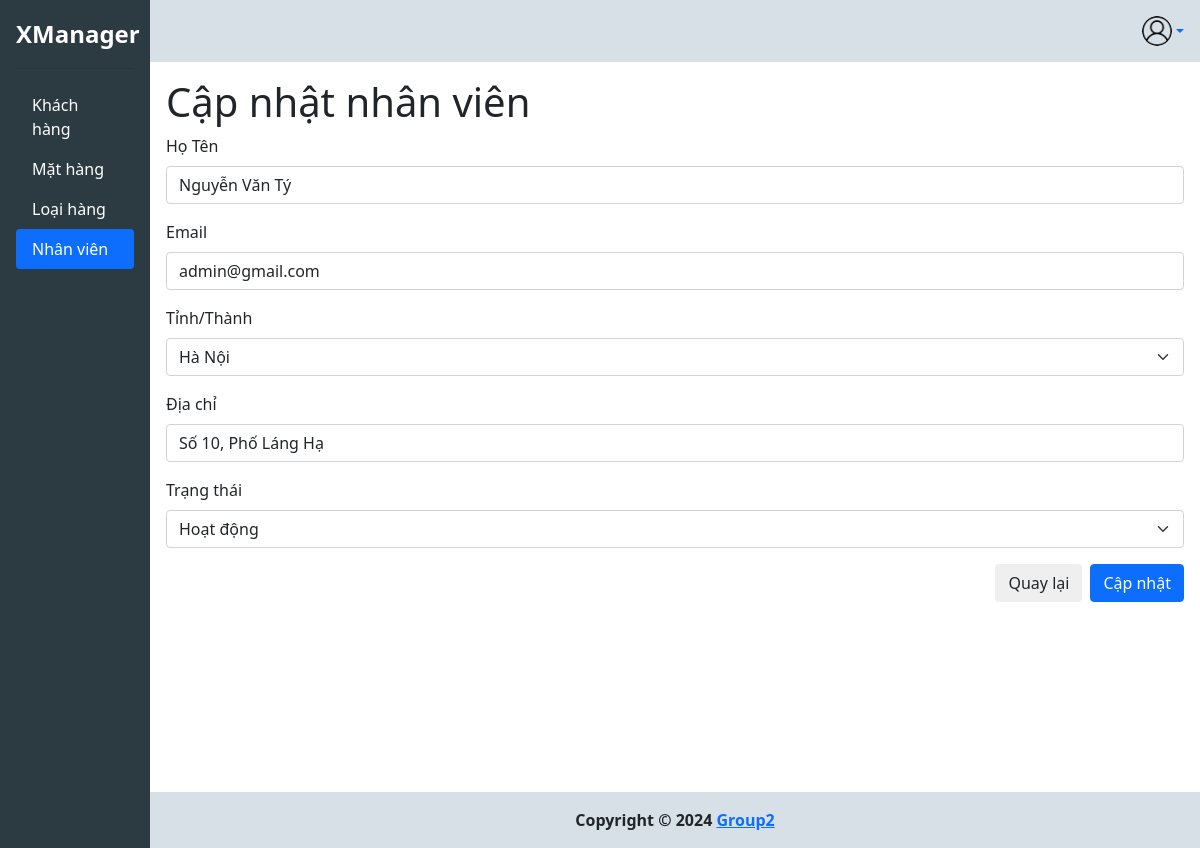
Page /employee/update/1 (signed in) on the committed database.
### tables this page shows
CREATE TABLE `employees` (
  `EmployeeID` int(11) NOT NULL,
  `EmployeeName` varchar(100) NOT NULL,
  `Email` varchar(150) NOT NULL,
  `Province` varchar(150) DEFAULT NULL,
  `Address` varchar(150) DEFAULT NULL,
  `Password` varchar(150) DEFAULT NULL,
  `Role` varchar(150) DEFAULT NULL,
  `IsWorking` tinyint(1) DEFAULT 0,
  `created_at` timestamp NOT NULL DEFAULT current_timestamp()
);

CREATE TABLE `provinces` (
  `ProvinceName` varchar(100) DEFAULT NULL
);

### src/Controller.php (called while the page is built, shortened)
<?php
class Controller {
    protected function render($view_name, $data = []) {
        extract($data);
        include __DIR__ . "\Views\\$view_name.php";
    }
}

### index.php (called while the page is built, shortened)
<?php
require __DIR__. '/src/routes.php';
$uri = $_SERVER['REQUEST_URI'];
$router->match($uri);

### src/Models/Employee.php (called while the page is built, shortened)
<?php
class Employee
{
    private $mysqli;
    public function __construct()
    {
        $host = DB_HOST;
        $username = DB_USER;
        $password = DB_PASSWORD;
        $database = DB_NAME;
        $this->mysqli = new \mysqli($host, $username, $password, $database);
    }
    public function getEmployeeById($userId)
    {
        $userId = $this->mysqli->real_escape_string($userId);
        $result = $this->mysqli->query("SELECT * FROM employees WHERE EmployeeID = $userId");
        return $result->fetch_assoc();
    }
}

### src/Models/User.php (called while the page is built, shortened)
<?php
class User
{
    private $mysqli;
    public function __construct()
    {
        $host = DB_HOST;
        $username = DB_USER;
        $password = DB_PASSWORD;
        $database = DB_NAME;
        $this->mysqli = new \mysqli($host, $username, $password, $database);
    }
    public function getProvinces()
    {
        return $this->mysqli->query("SELECT * FROM provinces");
    }
}

### src/Views/employees/edit.php (the view, shortened to what this page needs)
    <h1><?= $pageTitle ?></h1>
    <form action="" method="POST">
        <div class="mb-3">
            <label class="form-label" for="">Họ Tên</label>
            <input type="text" name="employeeName" class="form-control" placeholder="Tên..." value="<?= $employee["EmployeeName"]; ?>" autofocus>
        </div>
        <div class="mb-3">
            <label class="form-label" for="">Email</label>
            <input type="email" name="email" class="form-control" placeholder="Email..." value="<?= $employee["Email"]; ?>">
        </div>
        <div class="mb-3">
            <label class="form-label" for="">Tỉnh/Thành</label>
            <select name="province" class="form-select" aria-label="-- Chọn tỉnh/thành --">
                <?php foreach ($provinces as $province): ?>
                    <option value="<?= htmlspecialchars($province['ProvinceName']) ?>"
                        <?= isset($employee['Province']) && $employee['Province'] == $province['ProvinceName'] ? 'selected' : '' ?>>
                        <?= htmlspecialchars($province['ProvinceName']) ?>
                    </option>
                <?php endforeach; ?>
            </select>
        </div>
        <div class="mb-3">
            <label class="form-label" for="">Địa chỉ</label>
            <input type="text" name="address" class="form-control" placeholder="Địa chỉ..." value="<?= $employee["Address"]; ?>">
        </div>
        <div class="mb-3">
            <label class="form-label" for="">Trạng thái</label>
            <select name="isLocked" class="form-select">
                <option value="1" <?= $employee['IsWorking'] == 1 ? 'selected' : ''; ?>>Hoạt động</option>
            </select>
        </div>
        <div class="d-flex gap-2 justify-content-end">
            <a class="btn btn-default" href="/employee">Quay lại</a>
            <button class="btn btn-primary">Cập nhật</button>
        </div>
    </form>
<?php include(__DIR__ . '/../layouts/layout.php'); ?>

### src/Router.php (shortened to what this page needs)
<?php
class Router {
    private $routes = [];
    public function addRoute($pattern, $callback, $middlewares = []) {
        $this->routes[$pattern] = [
            'callback' => $callback,
            'middlewares' => $middlewares
        ];
    }
    public function match($uri) {
        uksort($this->routes, function ($a, $b) {
            return strlen($b) - strlen($a);
        });
        foreach ($this->routes as $pattern => $route) {
            if (preg_match($pattern, $uri, $matches)) {
                array_shift($matches);
                call_user_func_array($route['callback'], $matches);
                return;
            }
        }
    }
}

### src/Views/layouts/layout.php (style rules this page uses)
:root { --header: 70px; --footer: 56px; }
.btn-default { background: #efefef; }

### rows in the picture
employees: employeeName "Nguyễn Văn Tý", email "admin@gmail.com", province "Hà Nội", address "Số 10, Phố Láng Hạ", isLocked "Hoạt động"
